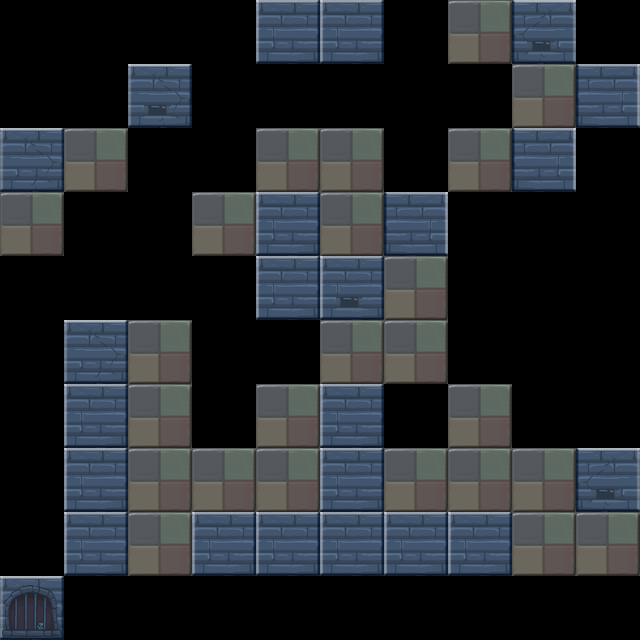

A level layout from a 2D game, rendered from its tile map. Below: a short description, then the map file with tile-grid data replaced by summaries:
An orthogonal 10x10 tile map with 64x64 px tiles, 2 tile layers (bg1, fg1) and 19 objects (14x wall, player, door, key, fazhen_A, ...).

<map version="1.0" orientation="orthogonal" renderorder="right-down" width="10" height="10" tilewidth="64" tileheight="64">
 <properties>
  <property name="maxStep" value="8" />
 </properties>
 <tileset firstgid="1" name="lv3map" tilewidth="64" tileheight="64">
  <image source="lv3map.png" width="256" height="256" />
 </tileset>
 <layer name="bg1" width="10" height="10">
  <data>[100 cells, 49 non-empty, 5 distinct tile ids]</data>
 </layer>
 <layer name="fg1" width="10" height="10">
  <data>[100 cells, 5 non-empty, 2 distinct tile ids]</data>
 </layer>
 <objectgroup name="obj1">
  <object name="wall" x="384" y="192" width="64" height="64" />
  <object name="wall" x="128" y="64" width="64" height="64" />
  <object name="wall" x="512" y="0" width="64" height="64" />
  <object name="wall" x="192" y="512" width="320" height="64" />
  <object name="wall" x="256" y="0" width="128" height="64" />
  <object name="wall" x="64" y="320" width="64" height="256" />
  <object name="wall" x="256" y="256" width="128" height="64" />
  <object name="wall" x="512" y="128" width="64" height="64" />
  <object name="wall" x="0" y="576" width="64" height="64" />
  <object name="wall" x="256" y="192" width="64" height="128" />
  <object name="wall" x="320" y="384" width="64" height="192" />
  <object name="wall" x="576" y="448" width="64" height="64" />
  <object name="wall" x="576" y="64" width="64" height="64" />
  <object name="player" x="512" y="64" width="64" height="64" />
  <object name="door" x="384" y="256" width="64" height="64" />
  <object name="key" x="384" y="448" width="64" height="64" />
  <object name="fazhen_A" x="576" y="128" width="64" height="64">
   <properties>
    <property name="target" value="fazhen_B" />
   </properties>
  </object>
  <object name="wall" x="0" y="128" width="64" height="64" />
  <object name="fazhen_B" x="128" y="576" width="64" height="64">
   <properties>
    <property name="target" value="fazhen_A" />
   </properties>
  </object>
 </objectgroup>
</map>
